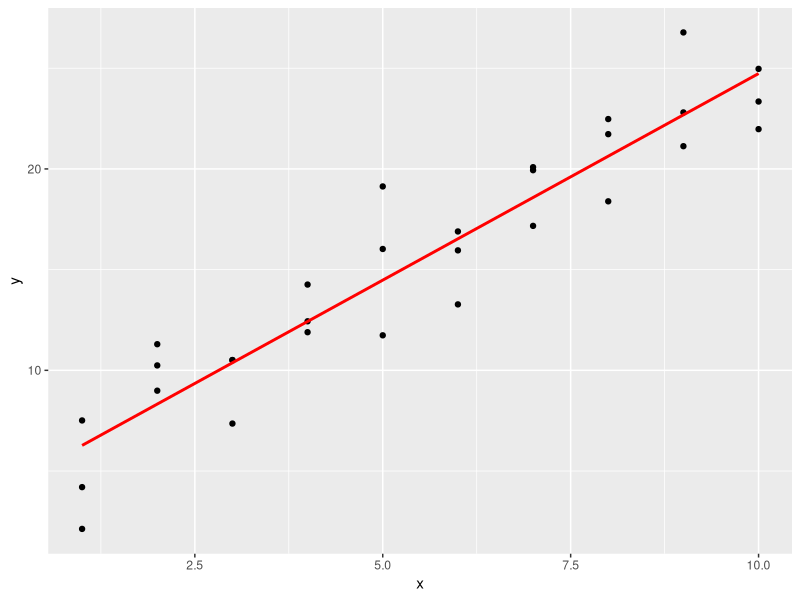
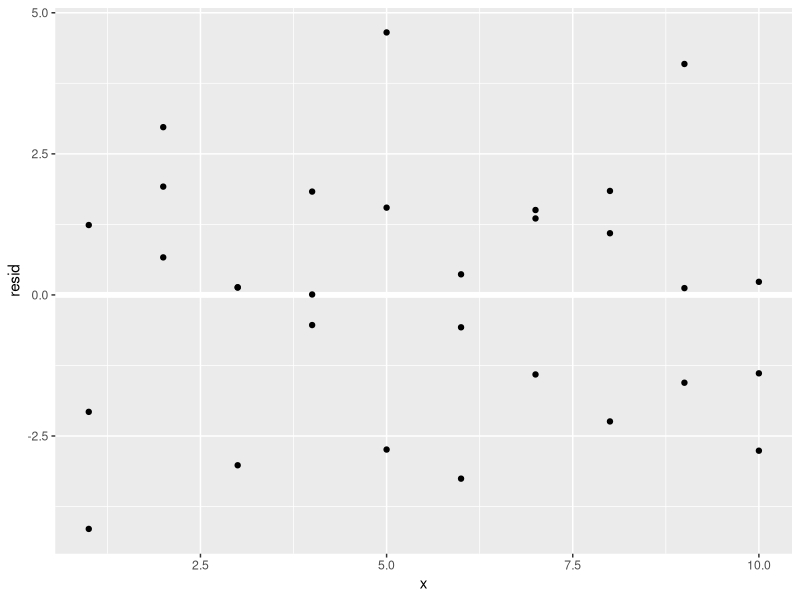

Generate these figures, in order, with R:
library(tidyverse)
library(modelr)

#create linear model
sim1_mod <- lm(y ~ x, data = sim1)

#generate evenly spaced grid of values 
#over the region where our data lies
grid <- sim1 %>% 
  data_grid(x)

#add predictions
grid <- grid %>% 
  add_predictions(sim1_mod)

#plot the linear model with the data
ggplot(sim1, aes(x)) +
  geom_point(aes(y = y)) +
  geom_line(aes(y = pred), data = grid, colour = "red", size = 1)

#add residuals
sim1 <- sim1 %>%
  add_residuals(sim1_mod)

#plot resid against x
ggplot(sim1, aes(x, resid)) + 
  geom_ref_line(h = 0) +
  geom_point()


